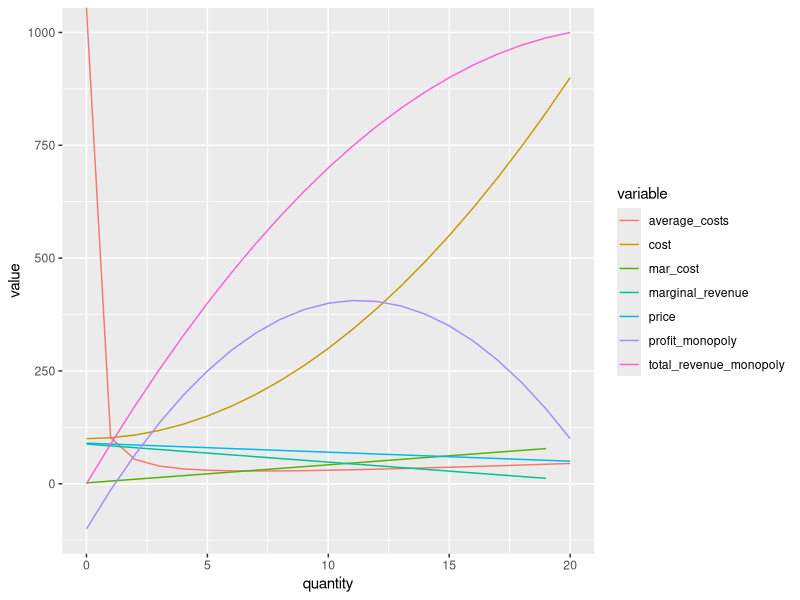
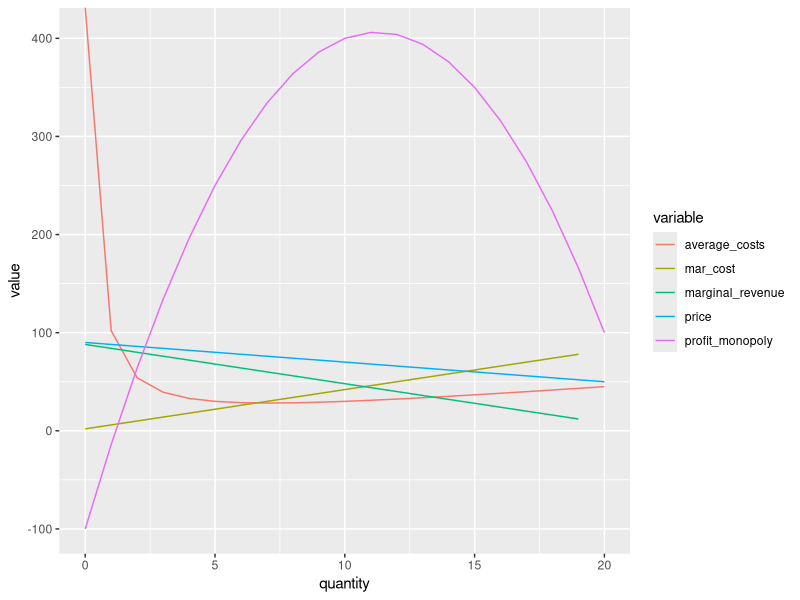
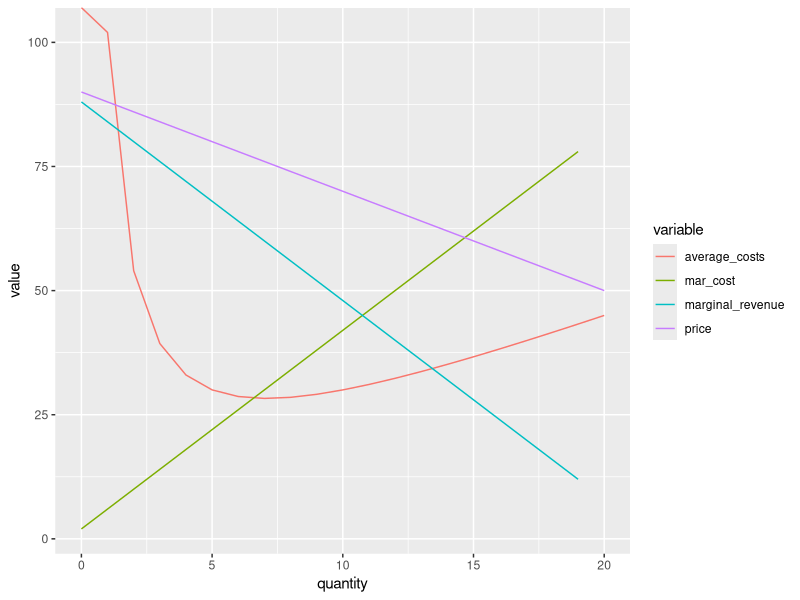

The R script that drew these images, in order:
## ---- chunk 1
#load some libraries
library(dplyr)
library(tidyr)
library(ggplot2)
library(knitr)

#define the price and cost functions
price <- function(q) {
  return( 90 - 2*q )
}

cost <- function(q) {
  return(100+2*q^2)
}

#create a dataframe with quantity going from 0 to 20, and calculate the other variables for each q
market <- data.frame(
  quantity=c(0:20)
  ) %>%
  mutate(
    price = price(quantity),
    cost = cost(quantity),
    mar_cost = lead(cost)-cost,
    total_revenue_monopoly = price*quantity,
    marginal_revenue = lead(total_revenue_monopoly)-total_revenue_monopoly,
    profit_monopoly = total_revenue_monopoly - cost,
    average_costs = cost / quantity
    #simple_marginal_revenue = total_revenue-lag(total_revenue)
  )

## ---- chunk 2

kable(market)

## ---- chunk 3
#gather the variables into two columns, variable and value
marketNarrow <- market %>%
gather(variable,value,price:average_costs)

#plot value against quantity, grouping by variable
ggplot(marketNarrow,aes(quantity,value,colour=variable)) + geom_line() 

#remove total revenue and cost for better scale
ggplot(filter(
  marketNarrow,variable != "total_revenue_monopoly" & variable != "cost"
  ), aes(quantity,value,colour=variable)) + geom_line()

ggplot(filter(
  marketNarrow,variable != "total_revenue_monopoly" & variable != "cost" & variable != "profit_monopoly"
  ), aes(quantity,value,colour=variable)) + geom_line()



